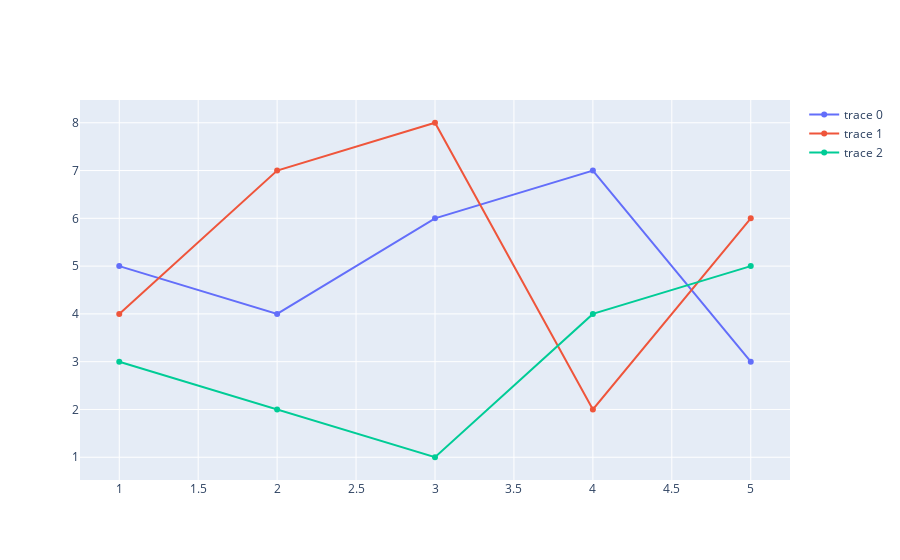

Notebook code for this chart:
### Code cell
fig = go.Figure()
fig.add_trace(go.Scatter(x=x1, y=y1))
fig.add_trace(go.Scatter(x=x2, y=y2))
fig.add_trace(go.Scatter(x=x3, y=y3))

### Figure 1 — Plotly figure (JSON) as saved in the notebook; plotly's stock layout.template omitted (floating-point values rounded to 4 significant figures)
{"data": [{"type": "scatter", "x": [1, 2, 3, 4, 5], "y": [5, 4, 6, 7, 3]}, {"type": "scatter", "x": [1, 2, 3, 4, 5], "y": [4, 7, 8, 2, 6]}, {"type": "scatter", "x": [1, 2, 3, 4, 5], "y": [3, 2, 1, 4, 5]}], "layout": {}}
